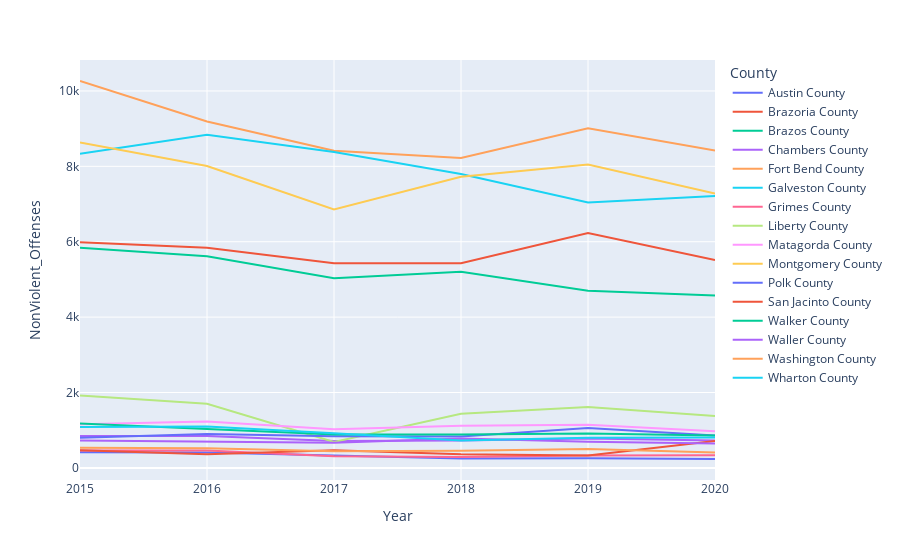

Here is the notebook cell this chart was saved with:
### Code cell
# NonViolent crimes houston area over 5 years
fig = px.line(outer_hou_df, x="Year" , y="NonViolent_Offenses", color="County")
fig.show()

### Figure 1 — Plotly figure (JSON) as saved in the notebook; plotly's stock layout.template omitted (floating-point values rounded to 4 significant figures)
{"data": [{"hovertemplate": "County=Austin County<br>Year=%{x}<br>NonViolent_Offenses=%{y}<extra></extra>", "legendgroup": "Austin County", "line": {"color": "#636efa", "dash": "solid"}, "marker": {"symbol": "circle"}, "mode": "lines", "name": "Austin County", "orientation": "v", "showlegend": true, "type": "scatter", "x": [2015, 2016, 2017, 2018, 2019, 2020], "xaxis": "x", "y": [417, 406, 326, 249, 256, 236], "yaxis": "y"}, {"hovertemplate": "County=Brazoria County<br>Year=%{x}<br>NonViolent_Offenses=%{y}<extra></extra>", "legendgroup": "Brazoria County", "line": {"color": "#EF553B", "dash": "solid"}, "marker": {"symbol": "circle"}, "mode": "lines", "name": "Brazoria County", "orientation": "v", "showlegend": true, "type": "scatter", "x": [2015, 2016, 2017, 2018, 2019, 2020], "xaxis": "x", "y": [5983, 5843, 5428, 5431, 6233, 5515], "yaxis": "y"}, {"hovertemplate": "County=Brazos County<br>Year=%{x}<br>NonViolent_Offenses=%{y}<extra></extra>", "legendgroup": "Brazos County", "line": {"color": "#00cc96", "dash": "solid"}, "marker": {"symbol": "circle"}, "mode": "lines", "name": "Brazos County", "orientation": "v", "showlegend": true, "type": "scatter", "x": [2015, 2016, 2017, 2018, 2019, 2020], "xaxis": "x", "y": [5841, 5614, 5030, 5201, 4697, 4571], "yaxis": "y"}, {"hovertemplate": "County=Chambers County<br>Year=%{x}<br>NonViolent_Offenses=%{y}<extra></extra>", "legendgroup": "Chambers County", "line": {"color": "#ab63fa", "dash": "solid"}, "marker": {"symbol": "circle"}, "mode": "lines", "name": "Chambers County", "orientation": "v", "showlegend": true, "type": "scatter", "x": [2015, 2016, 2017, 2018, 2019, 2020], "xaxis": "x", "y": [847, 846, 715, 724, 779, 724], "yaxis": "y"}, {"hovertemplate": "County=Fort Bend County<br>Year=%{x}<br>NonViolent_Offenses=%{y}<extra></extra>", "legendgroup": "Fort Bend County", "line": {"color": "#FFA15A", "dash": "solid"}, "marker": {"symbol": "circle"}, "mode": "lines", "name": "Fort Bend County", "orientation": "v", "showlegend": true, "type": "scatter", "x": [2015, 2016, 2017, 2018, 2019, 2020], "xaxis": "x", "y": [10264, 9190, 8416, 8223, 9007, 8422], "yaxis": "y"}, {"hovertemplate": "County=Galveston County<br>Year=%{x}<br>NonViolent_Offenses=%{y}<extra></extra>", "legendgroup": "Galveston County", "line": {"color": "#19d3f3", "dash": "solid"}, "marker": {"symbol": "circle"}, "mode": "lines", "name": "Galveston County", "orientation": "v", "showlegend": true, "type": "scatter", "x": [2015, 2016, 2017, 2018, 2019, 2020], "xaxis": "x", "y": [8335, 8839, 8380, 7795, 7040, 7211], "yaxis": "y"}, {"hovertemplate": "County=Grimes County<br>Year=%{x}<br>NonViolent_Offenses=%{y}<extra></extra>", "legendgroup": "Grimes County", "line": {"color": "#FF6692", "dash": "solid"}, "marker": {"symbol": "circle"}, "mode": "lines", "name": "Grimes County", "orientation": "v", "showlegend": true, "type": "scatter", "x": [2015, 2016, 2017, 2018, 2019, 2020], "xaxis": "x", "y": [463, 461, 309, 290, 328, 337], "yaxis": "y"}, {"hovertemplate": "County=Liberty County<br>Year=%{x}<br>NonViolent_Offenses=%{y}<extra></extra>", "legendgroup": "Liberty County", "line": {"color": "#B6E880", "dash": "solid"}, "marker": {"symbol": "circle"}, "mode": "lines", "name": "Liberty County", "orientation": "v", "showlegend": true, "type": "scatter", "x": [2015, 2016, 2017, 2018, 2019, 2020], "xaxis": "x", "y": [1918, 1699, 688, 1435, 1618, 1375], "yaxis": "y"}, {"hovertemplate": "County=Matagorda County<br>Year=%{x}<br>NonViolent_Offenses=%{y}<extra></extra>", "legendgroup": "Matagorda County", "line": {"color": "#FF97FF", "dash": "solid"}, "marker": {"symbol": "circle"}, "mode": "lines", "name": "Matagorda County", "orientation": "v", "showlegend": true, "type": "scatter", "x": [2015, 2016, 2017, 2018, 2019, 2020], "xaxis": "x", "y": [1157, 1228, 1024, 1115, 1142, 973], "yaxis": "y"}, {"hovertemplate": "County=Montgomery County<br>Year=%{x}<br>NonViolent_Offenses=%{y}<extra></extra>", "legendgroup": "Montgomery County", "line": {"color": "#FECB52", "dash": "solid"}, "marker": {"symbol": "circle"}, "mode": "lines", "name": "Montgomery County", "orientation": "v", "showlegend": true, "type": "scatter", "x": [2015, 2016, 2017, 2018, 2019, 2020], "xaxis": "x", "y": [8635, 8008, 6858, 7725, 8051, 7280], "yaxis": "y"}, {"hovertemplate": "County=Polk County<br>Year=%{x}<br>NonViolent_Offenses=%{y}<extra></extra>", "legendgroup": "Polk County", "line": {"color": "#636efa", "dash": "solid"}, "marker": {"symbol": "circle"}, "mode": "lines", "name": "Polk County", "orientation": "v", "showlegend": true, "type": "scatter", "x": [2015, 2016, 2017, 2018, 2019, 2020], "xaxis": "x", "y": [801, 897, 840, 831, 1060, 861], "yaxis": "y"}, {"hovertemplate": "County=San Jacinto County<br>Year=%{x}<br>NonViolent_Offenses=%{y}<extra></extra>", "legendgroup": "San Jacinto County", "line": {"color": "#EF553B", "dash": "solid"}, "marker": {"symbol": "circle"}, "mode": "lines", "name": "San Jacinto County", "orientation": "v", "showlegend": true, "type": "scatter", "x": [2015, 2016, 2017, 2018, 2019, 2020], "xaxis": "x", "y": [466, 362, 466, 360, 330, 711], "yaxis": "y"}, {"hovertemplate": "County=Walker County<br>Year=%{x}<br>NonViolent_Offenses=%{y}<extra></extra>", "legendgroup": "Walker County", "line": {"color": "#00cc96", "dash": "solid"}, "marker": {"symbol": "circle"}, "mode": "lines", "name": "Walker County", "orientation": "v", "showlegend": true, "type": "scatter", "x": [2015, 2016, 2017, 2018, 2019, 2020], "xaxis": "x", "y": [1177, 1026, 886, 883, 910, 860], "yaxis": "y"}, {"hovertemplate": "County=Waller County<br>Year=%{x}<br>NonViolent_Offenses=%{y}<extra></extra>", "legendgroup": "Waller County", "line": {"color": "#ab63fa", "dash": "solid"}, "marker": {"symbol": "circle"}, "mode": "lines", "name": "Waller County", "orientation": "v", "showlegend": true, "type": "scatter", "x": [2015, 2016, 2017, 2018, 2019, 2020], "xaxis": "x", "y": [727, 701, 667, 782, 695, 648], "yaxis": "y"}, {"hovertemplate": "County=Washington County<br>Year=%{x}<br>NonViolent_Offenses=%{y}<extra></extra>", "legendgroup": "Washington County", "line": {"color": "#FFA15A", "dash": "solid"}, "marker": {"symbol": "circle"}, "mode": "lines", "name": "Washington County", "orientation": "v", "showlegend": true, "type": "scatter", "x": [2015, 2016, 2017, 2018, 2019, 2020], "xaxis": "x", "y": [534, 521, 439, 457, 501, 409], "yaxis": "y"}, {"hovertemplate": "County=Wharton County<br>Year=%{x}<br>NonViolent_Offenses=%{y}<extra></extra>", "legendgroup": "Wharton County", "line": {"color": "#19d3f3", "dash": "solid"}, "marker": {"symbol": "circle"}, "mode": "lines", "name": "Wharton County", "orientation": "v", "showlegend": true, "type": "scatter", "x": [2015, 2016, 2017, 2018, 2019, 2020], "xaxis": "x", "y": [1082, 1095, 918, 729, 797, 804], "yaxis": "y"}], "layout": {"legend": {"title": {"text": "County"}, "tracegroupgap": 0}, "margin": {"t": 60}, "xaxis": {"anchor": "y", "domain": [0, 1], "title": {"text": "Year"}}, "yaxis": {"anchor": "x", "domain": [0, 1], "title": {"text": "NonViolent_Offenses"}}}}
